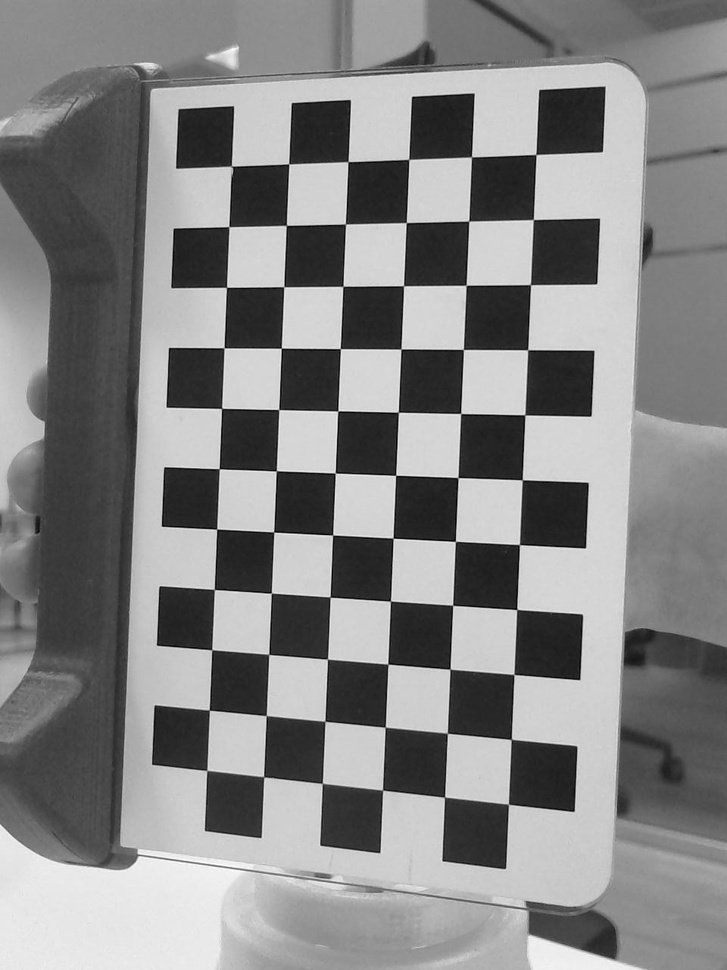
#> input picture notebooks/images/captures/frame0.jpg, 727 x 970 px, shrunk from 960 x 1280 before the run; its folder holds only this picture in this run
$ jupyter execute '4.1 Camera calibration.ipynb'   (shell and % lines are left out)
#> lines starting #> are read from the running program, lines starting #| are printed output that depends on the picture; after the words box and inside, x2 and y2 are one past the last pixel; in counts of white or black regions, pixels touching at a corner belong together; long printed decimals are rounded
#Camera calibration

###Goal

###Basics

#### Camera intrinsics

$$K=
\begin{bmatrix}
f_x & 0   & c_x \\
0   & f_y & c_y \\
0   & 0   & 1
\end{bmatrix}$$

#### Distortion coefficients

$$x_{corrected}=x\begin{pmatrix}1 + k_1r^2 + k_2r^4 + k_3r^6\end{pmatrix}$$

$$y_{corrected}=y\begin{pmatrix}1 + k_1r^2 + k_2r^4 + k_3r^6\end{pmatrix}$$

$$x_{corrected}=x + \begin{bmatrix}2p_1xy + p_2\begin{pmatrix}r^2 + 2x^2\end{pmatrix}\end{bmatrix}$$

$$y_{corrected}=y + \begin{bmatrix}p_1\begin{pmatrix}r^2 + 2y^2\end{pmatrix} + 2p_2xy\end{bmatrix}$$

$$d=
\begin{bmatrix}
k_1 & k_2 & p_1 & p_2 & k_3
\end{bmatrix}$$

###Code

[cell 1]
import cv2
import glob
import numpy as np
import matplotlib.pyplot as plt

[cell 2]
# Load images
images = sorted(glob.glob('/home/jesus/captures/frame*.jpg'))

[cell 3]
# Compute camera calibration function

# pattern parameters
rows, columns = 6, 11

# termination criteria
criteria = (cv2.TERM_CRITERIA_EPS + cv2.TERM_CRITERIA_MAX_ITER, 30, 0.001)

# prepare object points, like (0,0,0), (1,0,0), (2,0,0) ....,(columns-1,rows-1,0)
objp = np.zeros((rows*columns,3), np.float32)
objp[:,:2] = np.mgrid[0:columns,0:rows].T.reshape(-1,2)

def compute_calibration(images, show=False):

    # Arrays to store object points and image points from all the images.
#> called with show = True
    objpoints = [] # 3d point in real world space
    imgpoints = [] # 2d points in image plane.
    chessboards = [] # images with chessboard painted

    for fname in images:
        img = cv2.imread(fname)
#> img is the input picture: shape (970, 727, 3); min 0, max 255, mean 132.5
        gray = cv2.cvtColor(img, cv2.COLOR_RGB2GRAY)

        # Find the chess board corners
        ret, corners = cv2.findChessboardCorners(gray, (columns,rows), None)
#> ret = True; corners = 66 rows, first 8: [535.8, 154.6], [533.4, 219.4], [530.3, 284.6], [527.6, 349.5], [524.4, 414.9], [522.3, 479.7], [519.4, 544.5], [517, 609.4]

        # If found, add object points, image points (after refining them)
        if ret:
            objpoints.append(objp)

            # Perform corner subpixel detection
            cv2.cornerSubPix(gray, corners, (11,11), (-1,-1), criteria)
            imgpoints.append(corners)

            # Show chessboards detected
            img = cv2.cvtColor(img, cv2.COLOR_RGB2BGR)
            cv2.drawChessboardCorners(img, (columns,rows), corners,ret)
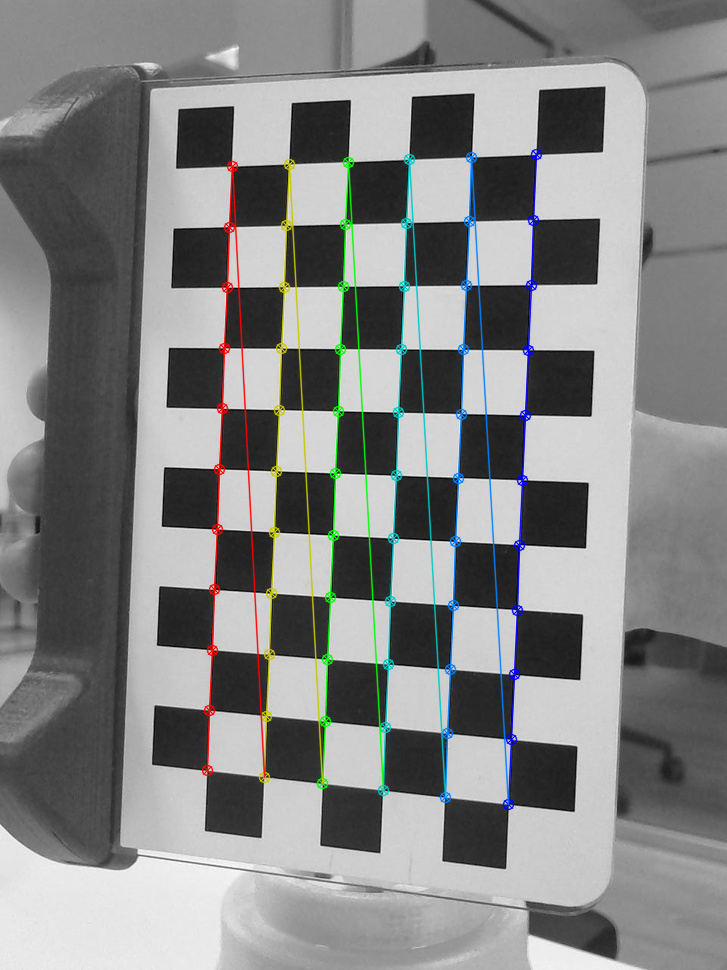
#> img: shape (970, 727, 3); 3.66% of pixels changed, all inside (x1, y1, x2, y2) = (201, 148, 543, 811)
            img = cv2.cvtColor(img, cv2.COLOR_BGR2RGB)
            chessboards.append(img)

    # Perform camera calibration
    ret, mtx, dist, rvecs, tvecs = cv2.calibrateCamera(objpoints, imgpoints, gray.shape[::-1],None,None)
#> ret = 0.105; mtx = [[1831, 0, 431], [0, 1710.7, 490.7], [0, 0, 1]]; dist = [[0.0368, 1.34, 0.000167, 9.59e-05, -42.22]]; rvecs = ([0.322, 0.322, 1.59],); tvecs = ([1.51, -5.16, 26.29],)
    # Compute calibration error
    n = len(objpoints)
#> n = 1
    error = 0
    for i in range(n):
        imgpoints2, _ = cv2.projectPoints(objpoints[i], rvecs[i], tvecs[i], mtx, dist)
        error += cv2.norm(imgpoints[i],imgpoints2, cv2.NORM_L2)/(len(imgpoints2))
#> this loop made 1 pass
#> error on pass 1: 0.0129
#> after the loop, error = 0.0129
    error /= n

    return error, mtx, dist, chessboards

[cell 4]
# Compute calibration with all images

error, mtx, dist, chessboards = compute_calibration(images, show=True)
#> error = 0.0129; mtx = [[1831, 0, 431], [0, 1710.7, 490.7], [0, 0, 1]]; dist = [[0.0368, 1.34, 0.000167, 9.59e-05, -42.22]]; chessboards = 1 item

print("\nNumber of samples\n")
print(len(images))
#| 1
print("\nCalibration error\n")
print(error)
#| 0.01292
print("\nCamera matrix\n")
print(mtx)
#| [[1.83100333e+03 0.00000000e+00 4.31023148e+02]
#|  [0.00000000e+00 1.71071230e+03 4.90694834e+02]
#|  [0.00000000e+00 0.00000000e+00 1.00000000e+00]]
print("\nDistortion vector\n")
print(dist)
#| [[ 3.67906472e-02  1.34391048e+00  1.66784776e-04  9.58849705e-05
#|   -4.22184728e+01]]
print("\nSet of images\n")
index = 0
x, y = 4, 4
f, axarr = plt.subplots(x, y, figsize=(15,15))
for image in chessboards:
    axarr[index // y, index % y].axis('off')
    axarr[index // y, index % y].imshow(image)
    index += 1
#> this loop made 1 pass
#> index on pass 1: 1
#> after the loop, index = 1

[cell 5]
# Compute calibration for 1, 2, 3 ...,n images

error_list = []
mtx_list = []
dist_list = []
index = 2

for i in range(index,len(images)+1):
    error, mtx, dist, _ = compute_calibration(images[:i])
    if error not in [x for _,x in error_list]:
        error_list += [(index, error)]
        mtx_list += [mtx]
        dist_list += [dist]
        index += 1

[cell 6]
# Plot parameters over number of samples used

x, y = 5, 2
f, axarr = plt.subplots(x, y, figsize=(20,20))
plt.tight_layout(pad=5.0)
def plot(title, list, index):
    axarr[index // y, index % y].set_title(title, size=15)
    axarr[index // y, index % y].plot([x for x,_ in error_list], list, '0.75',
                                      [x for x,_ in error_list], list, 'ko')

plot('fx', [x[0][0] for x in mtx_list], 0)
plot('fy', [x[1][1] for x in mtx_list], 1)
plot('cx', [x[0][2] for x in mtx_list], 2)
plot('cy', [x[1][2] for x in mtx_list], 3)
plot('error', [x for _,x in error_list], 4)
for i in range(5):
    plot('d[{0}]'.format(i), [x[0][i] for x in dist_list], 5+i)
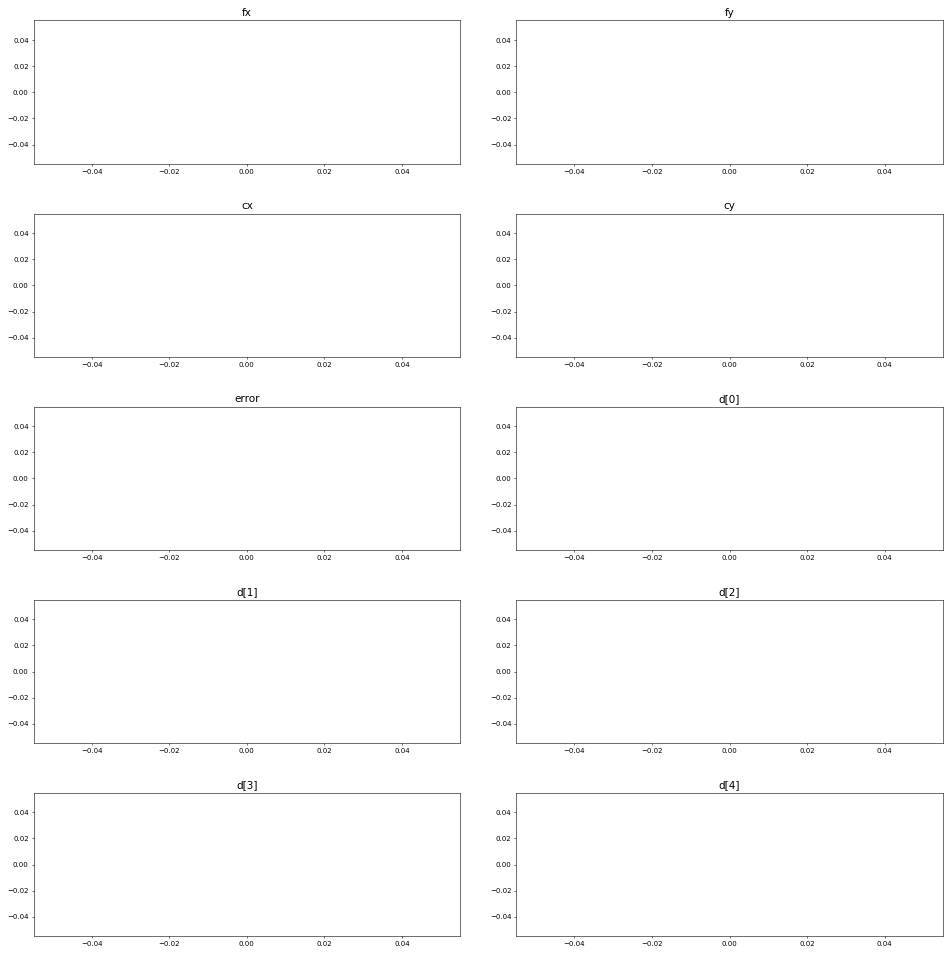
#> figure drawn by matplotlib, 10 panels

$ run again, on notebooks/images/captures/frame12.jpg
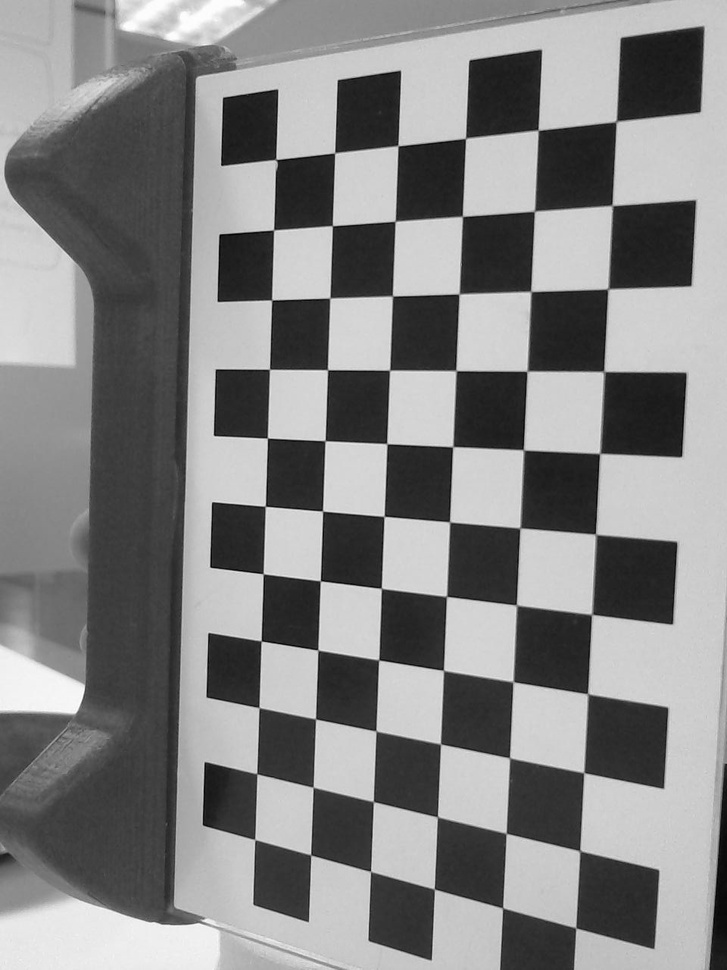
#> input picture notebooks/images/captures/frame12.jpg, 727 x 970 px, shrunk from 960 x 1280 before the run
#> in compute_calibration, img is the input picture: shape (970, 727, 3); min 0, max 255, mean 130.9
#> in compute_calibration, `ret, corners = cv2.findChessboardCorners(gray, (columns,rows), None)`: ret = True; corners = 66 rows, first 8: [615.4, 121.6], [612.1, 205.4], [606.8, 289], [603.2, 371.3], [599.4, 453.6], [595.3, 533.7], [591.5, 614.5], [587.4, 693.3]
#> in compute_calibration, `cv2.drawChessboardCorners(img, (columns,rows), corners,ret)`:
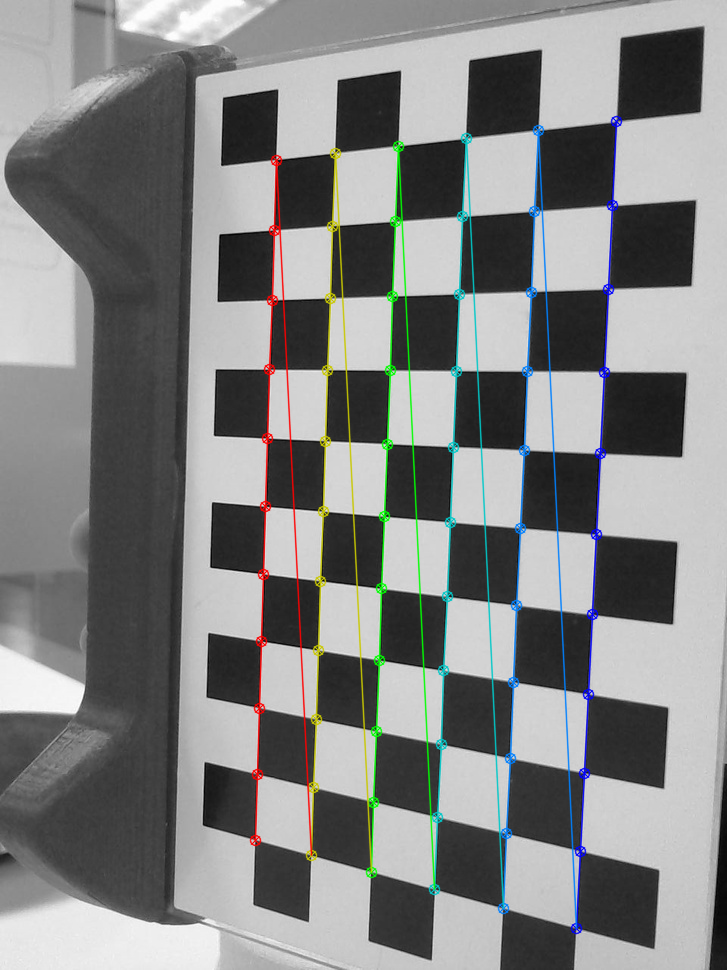
#> img: shape (970, 727, 3); 4.2% of pixels changed, all inside (x1, y1, x2, y2) = (249, 115, 623, 935)
#> in compute_calibration, `ret, mtx, dist, rvecs, tvecs = cv2.calibrateCamera(objpoints, imgpoint..`: ret = 0.129; mtx = [[1273.5, 0, 330.4], [0, 1229.3, 498], [0, 0, 1]]; dist = [[0.0251, -0.0634, -0.00179, -0.0011, -0.388]]; rvecs = ([0.526, 0.44, 1.57],); tvecs = ([3.33, -4.54, 14.85],)
#> n = 1
#> the loop in compute_calibration, `for i in range(n):` made 1 pass
#> error on pass 1: 0.0159
#> after the loop in compute_calibration, `for i in range(n):`: error = 0.0159
#> `error, mtx, dist, chessboards = compute_calibration(images, show=True)`: mtx = [[1273.5, 0, 330.4], [0, 1229.3, 498], [0, 0, 1]]; dist = [[0.0251, -0.0634, -0.00179, -0.0011, -0.388]]; chessboards = 1 item
#| 1
#| 0.01586
#| [[1.27347163e+03 0.00000000e+00 3.30364444e+02]
#|  [0.00000000e+00 1.22931423e+03 4.97971999e+02]
#|  [0.00000000e+00 0.00000000e+00 1.00000000e+00]]
#| [[ 0.02506 -0.06338 -0.001787 -0.001099 -0.3883]]
#> the loop `for image in chessboards:` made 1 pass
#> index on pass 1: 1
#> after the loop `for image in chessboards:`: index = 1

$ run again, on notebooks/images/captures/frame13.jpg
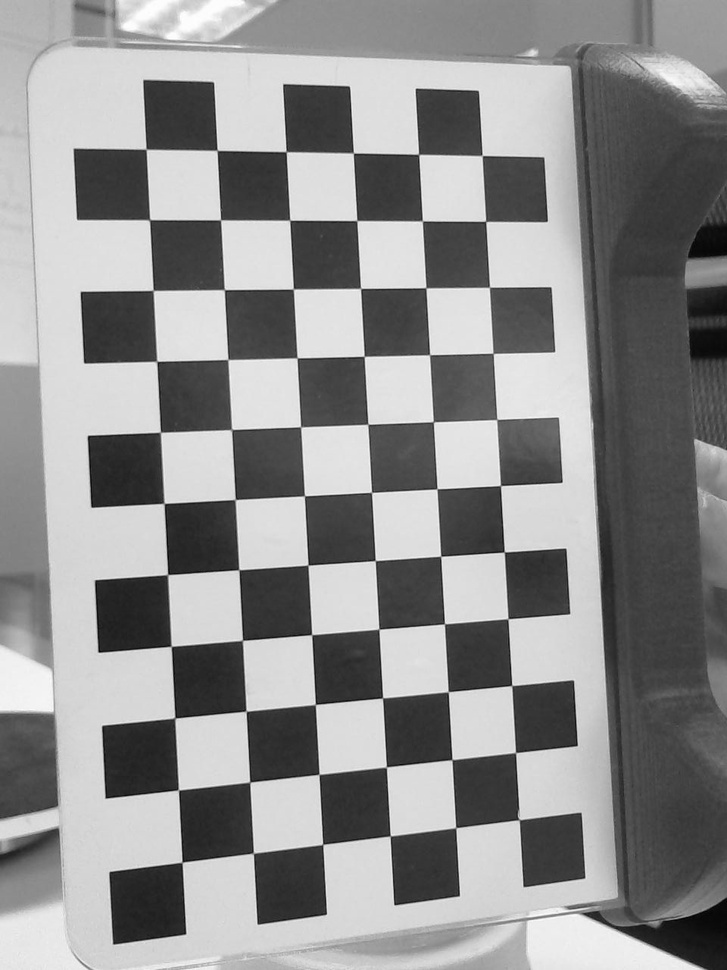
#> input picture notebooks/images/captures/frame13.jpg, 727 x 970 px, shrunk from 960 x 1280 before the run
#> in compute_calibration, img is the input picture: shape (970, 727, 3); min 0, max 255, mean 141.8
#> in compute_calibration, `ret, corners = cv2.findChessboardCorners(gray, (columns,rows), None)`: ret = True; corners = 66 rows, first 8: [182, 862.4], [178.3, 789.8], [175, 717.7], [171.3, 646.4], [167.7, 574.4], [164.2, 503.4], [160.4, 432.2], [156.8, 361.4]
#> in compute_calibration, `cv2.drawChessboardCorners(img, (columns,rows), corners,ret)`:
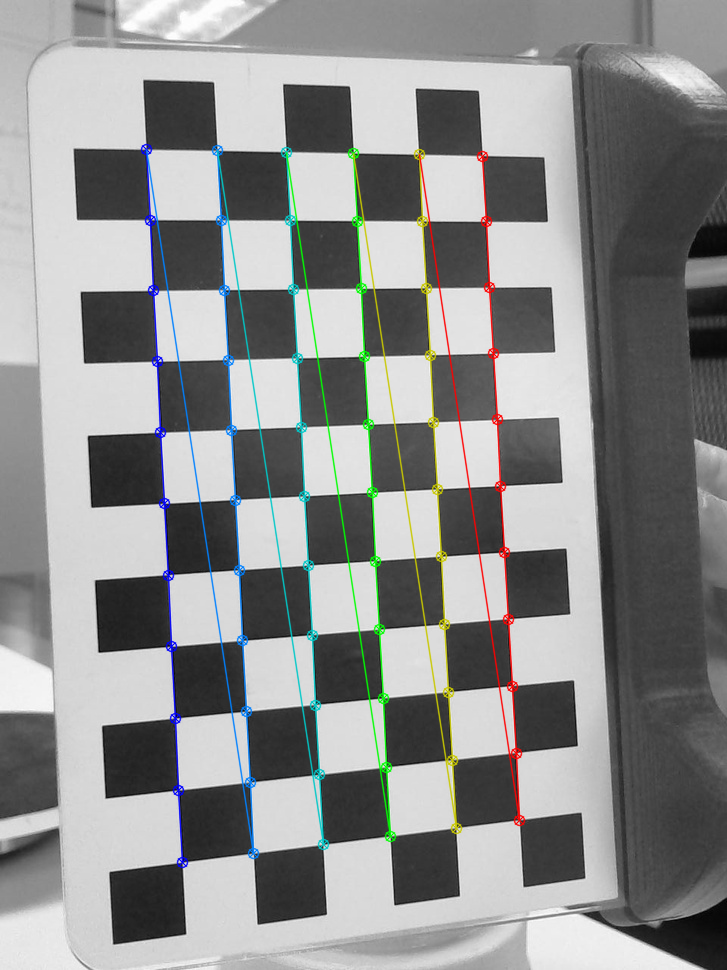
#> img: shape (970, 727, 3); 3.95% of pixels changed, all inside (x1, y1, x2, y2) = (140, 143, 526, 869)
#> in compute_calibration, `ret, mtx, dist, rvecs, tvecs = cv2.calibrateCamera(objpoints, imgpoint..`: ret = 0.123; mtx = [[1068.6, 0, 256.1], [0, 1048.7, 473.8], [0, 0, 1]]; dist = [[0.0079, 0.12, 0.00295, -0.000118, -0.99]]; rvecs = ([0.159, -0.184, -1.61],); tvecs = ([-1.01, 5.41, 14.66],)
#> n = 1
#> the loop in compute_calibration, `for i in range(n):` made 1 pass
#> error on pass 1: 0.0152
#> after the loop in compute_calibration, `for i in range(n):`: error = 0.0152
#> `error, mtx, dist, chessboards = compute_calibration(images, show=True)`: dist = [[0.0079, 0.12, 0.00295, -0.000118, -0.99]]; chessboards = 1 item
#| 1
#| 0.01519
#| [[1.06861081e+03 0.00000000e+00 2.56057111e+02]
#|  [0.00000000e+00 1.04870393e+03 4.73751722e+02]
#|  [0.00000000e+00 0.00000000e+00 1.00000000e+00]]
#| [[ 7.89569984e-03  1.20205243e-01  2.94559344e-03 -1.18054694e-04
#|   -9.89607499e-01]]
#> the loop `for image in chessboards:` made 1 pass
#> index on pass 1: 1
#> after the loop `for image in chessboards:`: index = 1

$ run again, on notebooks/images/captures/frame14.jpg
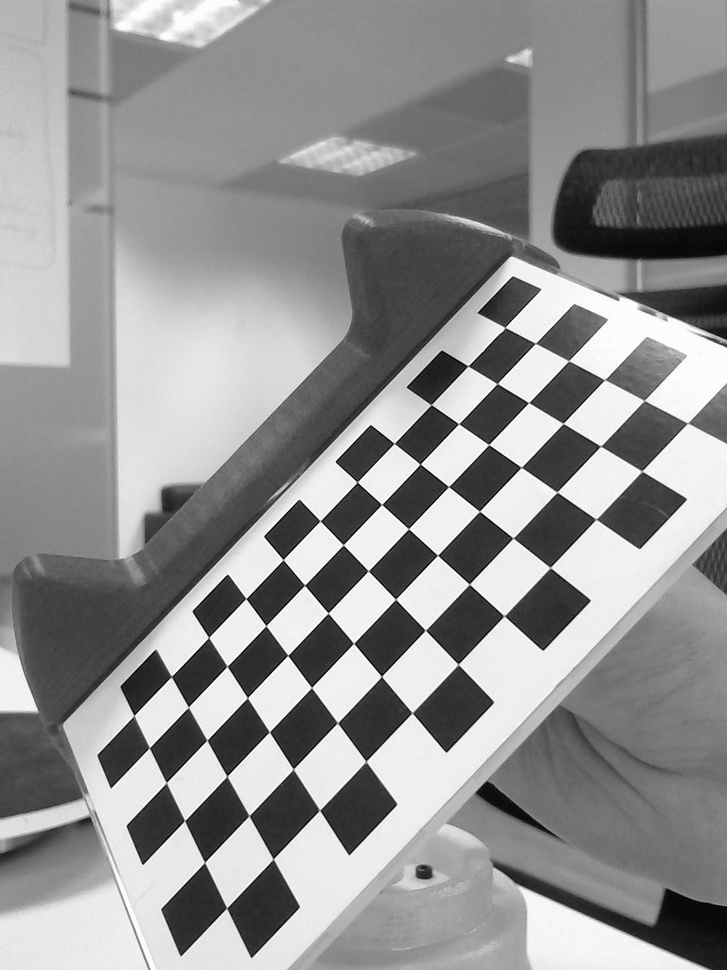
#> input picture notebooks/images/captures/frame14.jpg, 727 x 970 px, shrunk from 960 x 1280 before the run
#> in compute_calibration, img is the input picture: shape (970, 727, 3); min 0, max 255, mean 146.2
#> in compute_calibration, `ret, corners = cv2.findChessboardCorners(gray, (columns,rows), None)`: ret = True; corners = 66 rows, first 8: [684, 424], [641.6, 471.1], [595.8, 519.2], [550, 567.5], [504.1, 615.7], [458.1, 664.2], [412, 712.7], [365.8, 761.3]
#> in compute_calibration, `cv2.drawChessboardCorners(img, (columns,rows), corners,ret)`:
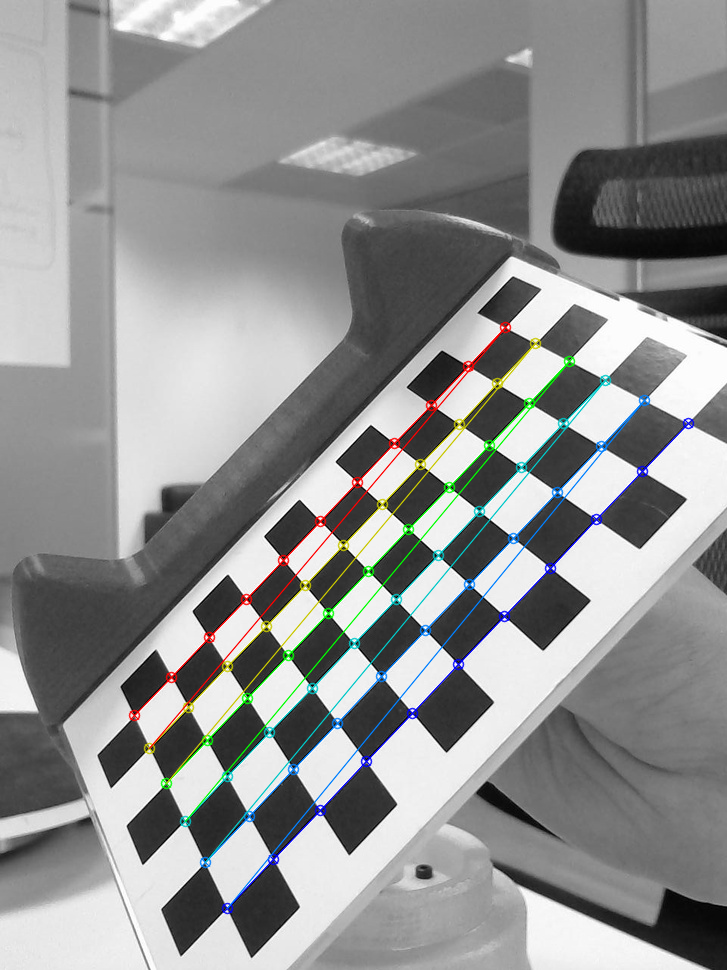
#> img: shape (970, 727, 3); 2.84% of pixels changed, all inside (x1, y1, x2, y2) = (128, 321, 695, 915)
#> in compute_calibration, `ret, mtx, dist, rvecs, tvecs = cv2.calibrateCamera(objpoints, imgpoint..`: ret = 0.0999; mtx = [[1099.6, 0, 379.1], [0, 1070, 477.3], [0, 0, 1]]; dist = [[0.00114, 0.0516, -0.000476, -0.000549, -0.122]]; rvecs = ([0.443, 1.06, 2.11],); tvecs = ([4.57, -0.825, 16.3],)
#> n = 1
#> the loop in compute_calibration, `for i in range(n):` made 1 pass
#> error on pass 1: 0.0123
#> after the loop in compute_calibration, `for i in range(n):`: error = 0.0123
#> `error, mtx, dist, chessboards = compute_calibration(images, show=True)`: mtx = [[1099.6, 0, 379.1], [0, 1070, 477.3], [0, 0, 1]]; dist = [[0.00114, 0.0516, -0.000476, -0.000549, -0.122]]; chessboards = 1 item
#| 1
#| 0.0123
#| [[1.09958666e+03 0.00000000e+00 3.79063288e+02]
#|  [0.00000000e+00 1.07004185e+03 4.77278883e+02]
#|  [0.00000000e+00 0.00000000e+00 1.00000000e+00]]
#| [[ 0.001142   0.05155 -0.0004764 -0.0005486 -0.1224]]
#> the loop `for image in chessboards:` made 1 pass
#> index on pass 1: 1
#> after the loop `for image in chessboards:`: index = 1
